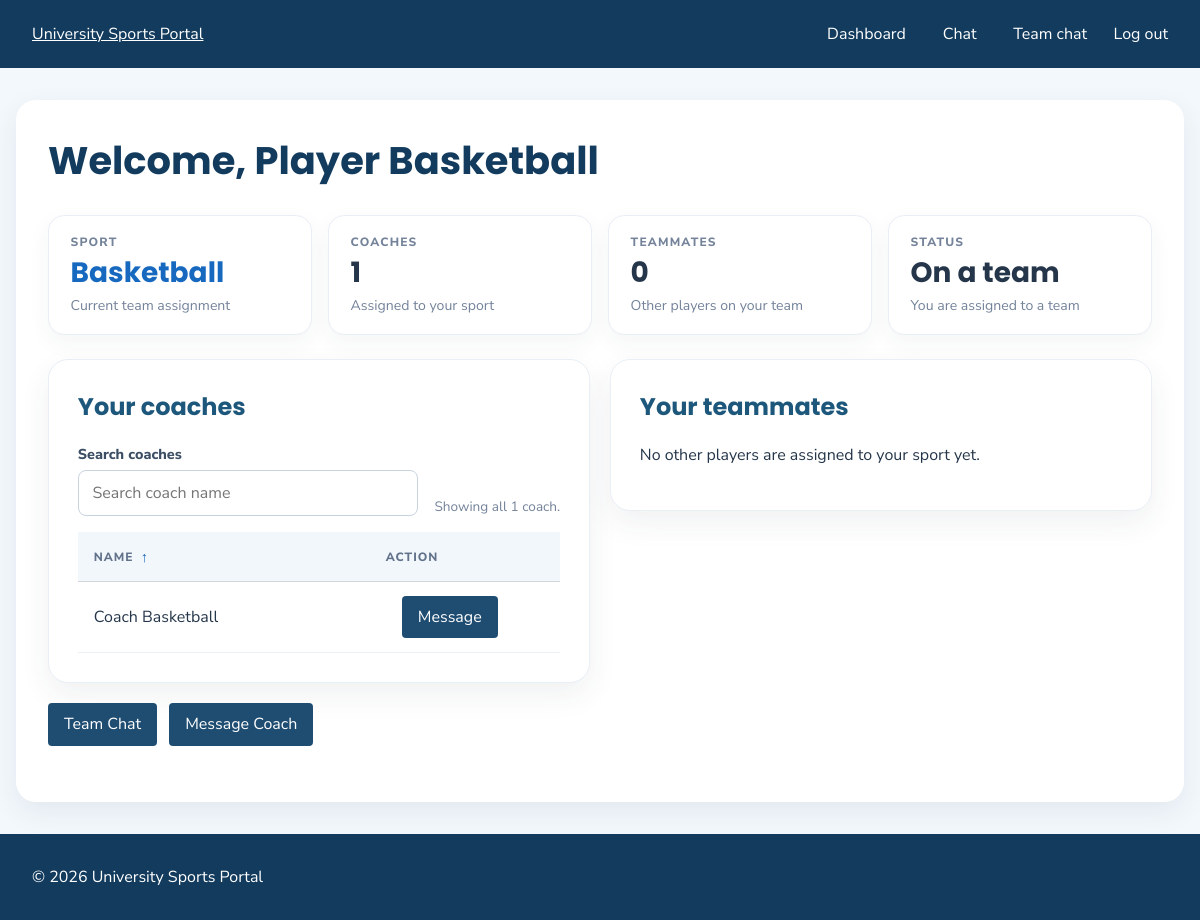
/player/dashboard.php (signed in), run on the app's committed database.
### tables this page shows
CREATE TABLE sports (
    id INT UNSIGNED NOT NULL AUTO_INCREMENT,
    name VARCHAR(100) NOT NULL,
    PRIMARY KEY (id),
    UNIQUE KEY uq_sports_name (name)
);

CREATE TABLE users (
    id INT UNSIGNED NOT NULL AUTO_INCREMENT,
    name VARCHAR(120) NOT NULL,
    email VARCHAR(254) NOT NULL,
    password_hash VARCHAR(255) NOT NULL,
    role ENUM('player', 'coach', 'hos') NOT NULL,
    sport_id INT UNSIGNED NULL,
    requested_sport_id INT UNSIGNED NULL,
    created_at TIMESTAMP NOT NULL DEFAULT CURRENT_TIMESTAMP,
    PRIMARY KEY (id),
    UNIQUE KEY uq_users_email (email),
    KEY idx_users_role_sport (role, sport_id),
    KEY idx_users_requested_sport (requested_sport_id),
    CONSTRAINT fk_users_sport
        FOREIGN KEY (sport_id) REFERENCES sports (id)
        ON UPDATE CASCADE ON DELETE RESTRICT,
    CONSTRAINT fk_users_requested_sport
        FOREIGN KEY (requested_sport_id) REFERENCES sports (id)
        ON UPDATE CASCADE ON DELETE SET NULL
);

### includes/auth_check.php (called while the page is built, shortened)
<?php
function app_url(string $path): string
{
    $scriptPath = str_replace('\\', '/', $_SERVER['SCRIPT_NAME'] ?? '/');
    $basePath = rtrim(str_replace('\\', '/', dirname($scriptPath)), '/');
    foreach (['/auth', '/api', '/player', '/coach', '/hos'] as $directory) {
        if (substr($basePath, -strlen($directory)) === $directory) {
            $basePath = substr($basePath, 0, -strlen($directory));
            break;
        }
    }
    return $basePath . '/' . ltrim($path, '/');
}

### player/dashboard.php (the view, shortened to what this page needs)
<?php
require_once __DIR__ . '/../includes/auth_check.php';
require_once __DIR__ . '/../config/db.php';
$accountQuery = $pdo->prepare(
    "SELECT sport_id, requested_sport_id FROM users
     WHERE id = :user_id AND role = 'player'
     LIMIT 1"
);
$accountQuery->execute(['user_id' => (int) $_SESSION['user_id']]);
$playerAccount = $accountQuery->fetch(PDO::FETCH_ASSOC);
$sport_id = $playerAccount['sport_id'] === null ? null : (int) $playerAccount['sport_id'];
$requested_sport_id = $playerAccount['requested_sport_id'] === null
    ? null
    : (int) $playerAccount['requested_sport_id'];
$playerStatus = $sport_id === null
    ? ($requested_sport_id === null ? 'No request' : 'Request pending')
    : 'On a team';
$sportName = 'Unassigned';
$coaches = [];
$teammates = [];
$availableSports = [];
$requestedSportName = null;
if ($sport_id !== null) {
    $sportQuery = $pdo->prepare('SELECT name FROM sports WHERE id = :sport_id');
    $sportQuery->execute(['sport_id' => $sport_id]);
    $sportName = $sportQuery->fetchColumn() ?: 'Unassigned';
    $coachesQuery = $pdo->prepare(
        "SELECT users.id, users.name FROM users
         WHERE users.role = 'coach' AND users.sport_id = :sport_id
         ORDER BY users.name, users.id"
    );
    $coachesQuery->execute(['sport_id' => $sport_id]);
    $coaches = $coachesQuery->fetchAll();
    $teammatesQuery = $pdo->prepare(
        "SELECT users.id, users.name FROM users
         WHERE users.role = 'player'
           AND users.sport_id = :sport_id
           AND users.id <> :user_id
         ORDER BY users.name, users.id"
    );
    $teammatesQuery->execute([
        'sport_id' => $sport_id,
        'user_id' => (int) $_SESSION['user_id'],
    ]);
    $teammates = $teammatesQuery->fetchAll();
}
$playerName = $_SESSION['name'] ?? 'Player';
require __DIR__ . '/../includes/header.php';
?>
<h1>Welcome, <?= htmlspecialchars($playerName, ENT_QUOTES, 'UTF-8') ?></h1>
<section class="coach-overview" aria-label="Player overview">
    <article class="coach-overview-card">
        <span class="coach-overview-label">Sport</span>
        <strong class="coach-overview-value coach-overview-sport">
            <?= htmlspecialchars($sportName, ENT_QUOTES, 'UTF-8') ?>
        </strong>
        <span class="coach-overview-detail">Current team assignment</span>
    </article>
    <article class="coach-overview-card">
        <span class="coach-overview-label">Coaches</span>
        <strong class="coach-overview-value"><?= count($coaches) ?></strong>
        <span class="coach-overview-detail">Assigned to your sport</span>
    </article>
    <article class="coach-overview-card">
        <span class="coach-overview-label">Teammates</span>
        <strong class="coach-overview-value"><?= count($teammates) ?></strong>
        <span class="coach-overview-detail">Other players on your team</span>
    </article>
    <article class="coach-overview-card">
        <span class="coach-overview-label">Status</span>
        <strong class="coach-overview-value"><?= htmlspecialchars($playerStatus, ENT_QUOTES, 'UTF-8') ?></strong>
        <span class="coach-overview-detail">
            <?= $sport_id === null
                ? 'Your team assignment status'
                : 'You are assigned to a team' ?>
        </span>
    </article>
</section>
<?php if ($sport_id === null): ?>
    <section class="transfer-portal" aria-labelledby="transfer-portal-heading">
        <p class="transfer-eyebrow">Transfer Portal</p>
        <h2 id="transfer-portal-heading">You are currently unassigned.</h2>
        <p>Request a new sport to join.</p>
        <?php if ($requested_sport_id !== null): ?>
            <p class="transfer-pending">
                Your request for
                <strong><?= htmlspecialchars($requestedSportName ?? 'your selected sport', ENT_QUOTES, 'UTF-8') ?></strong>
                is awaiting review.
            </p>
        <?php endif; ?>
        <form class="transfer-request-form" method="post"
              action="<?= htmlspecialchars(app_url('/player/request_sport.php'), ENT_QUOTES, 'UTF-8') ?>">
            <input type="hidden" name="csrf_token"
                   value="<?= htmlspecialchars($_SESSION['csrf_token'], ENT_QUOTES, 'UTF-8') ?>">
            <label for="requested-sport">Choose a sport</label>
            <select id="requested-sport" name="requested_sport_id" required>
                <option value="">Select a sport</option>
                <?php foreach ($availableSports as $availableSport): ?>
                    <option value="<?= (int) $availableSport['id'] ?>"
                        <?= $requested_sport_id === (int) $availableSport['id'] ? 'selected' : '' ?>>
                        <?= htmlspecialchars($availableSport['name'], ENT_QUOTES, 'UTF-8') ?>
                    </option>
                <?php endforeach; ?>
            </select>
            <button class="button" type="submit">Request to Join</button>
        </form>
    </section>
<?php else: ?>
    <div class="team-dashboard-grid">
    <section class="coach-card dashboard-table-section" aria-labelledby="player-coaches-heading">
    <h2 id="player-coaches-heading">Your coaches</h2>
    <?php if ($coaches === []): ?>
        <p>No coaches are assigned to your sport yet.</p>
    <?php else: ?>
        <div class="dashboard-table-container" data-table-container>
            <div class="dashboard-table-tools">
                <div>
                    <label for="player-coach-search">Search coaches</label>
                    <input id="player-coach-search" type="search" data-table-search
                           placeholder="Search coach name" autocomplete="off">
                </div>
                <p data-table-results aria-live="polite">
                </p>
            </div>
            <div class="table-wrap dashboard-table-wrap">
                <table class="dashboard-data-table" data-dashboard-table
                       data-item-label="coach" data-item-label-plural="coaches">
                    <thead>
                        <tr>
                            <th scope="col" aria-sort="ascending">
                                <button class="dashboard-sort-button" type="button" data-table-sort="0">
                                    Name <span aria-hidden="true" data-sort-indicator>↑</span>
                                </button>
                            </th>
                            <th scope="col">Action</th>
                        </tr>
                    </thead>
                    <tbody>
                        <?php foreach ($coaches as $coach): ?>
                            <tr data-table-row>
                                <td data-label="Name" data-search-cell><?= htmlspecialchars($coach['name'], ENT_QUOTES, 'UTF-8') ?></td>
                                <td data-label="Action">
                                    <a class="button button-message" href="<?= htmlspecialchars(
                                        app_url('/player/coach_chat.php?target_user_id=' . (int) $coach['id']),
                                        ENT_QUOTES,
                                        'UTF-8'
                                    ) ?>">Message</a>
                                </td>
                            </tr>
                        <?php endforeach; ?>
                    </tbody>
                </table>
            </div>
        </div>
    <?php endif; ?>
    </section>
    <section class="coach-card dashboard-table-section" aria-labelledby="player-teammates-heading">
    <h2 id="player-teammates-heading">Your teammates</h2>
    <?php if ($teammates === []): ?>
        <p>No other players are assigned to your sport yet.</p>
    <?php endif; ?>
    </section>
    <div class="dashboard-links">
            <a class="button" href="<?= htmlspecialchars(app_url('/player/team_chat.php'), ENT_QUOTES, 'UTF-8') ?>">
                Team Chat
            </a>
            <a class="button" href="<?= htmlspecialchars(app_url('/player/coach_chat.php'), ENT_QUOTES, 'UTF-8') ?>">
                Message Coach
            </a>
    </div>
    </div>
<?php endif; ?>
<?php require __DIR__ . '/../includes/footer.php'; ?>

### assets/css/style.css (style rules this page uses)
* { box-sizing: border-box; }
body { margin: 0; color: #243b53; background: #eef3f8; font-family: Arial, sans-serif; }
.page-content > h1 { margin-top: 0; color: #123b5d; font-size: clamp(1.75rem, 4vw, 2.4rem); }
label { display: block; margin: 1rem 0 0.35rem; }
input, select, textarea, button { max-width: 100%; padding: 0.65rem; font: inherit; }
input:not([type="checkbox"]):not([type="radio"]), select, textarea { width: 100%; color: #243b53; background: #fff; border: 1px solid #c7d3df; border-radius: 8px; }
.dashboard-links { display: flex; flex-wrap: wrap; gap: 0.75rem; margin: 1.5rem 0; }
.button, button { display: inline-block; padding: 0.65rem 1rem; color: #fff; background: #1f4d72; border: 0; border-radius: 4px; text-decoration: none; cursor: pointer; transition: background-color 160ms ease, transform 160ms ease; }
.table-wrap { overflow-x: auto; }
table { width: 100%; border-collapse: collapse; }
th { color: #23435f; background: #edf4f9; font-weight: 700; }
th, td { padding: 0.75rem; text-align: left; border-bottom: 1px solid #d1d5db; }
.coach-overview { display: grid; grid-template-columns: repeat(auto-fit, minmax(210px, 1fr)); gap: 1rem; margin-bottom: 1.5rem; }
.coach-overview-card { display: grid; min-width: 0; gap: 0.3rem; padding: 1.15rem 1.35rem; background: #fff; border: 1px solid #e8eff6; border-radius: 16px; box-shadow: 0 8px 22px rgba(37, 54, 74, 0.05); }
.coach-overview-label { color: var(--coach-muted); font-size: 0.75rem; font-weight: 800; letter-spacing: 0.1em; text-transform: uppercase; }
.coach-overview-value { overflow: hidden; color: var(--coach-ink); font-family: "Poppins", "Nunito Sans", Arial, sans-serif; font-size: clamp(1.25rem, 2.5vw, 1.75rem); line-height: 1.3; text-overflow: ellipsis; white-space: nowrap; }
.coach-overview-sport { color: #1769bf; }
.coach-overview-detail { color: var(--coach-muted); font-size: 0.88rem; }
.coach-card { min-width: 0; padding: clamp(1.25rem, 2.5vw, 1.8rem); background: #fff; border: 1px solid #e8eff6; border-radius: 20px; box-shadow: 0 12px 30px rgba(37, 54, 74, 0.07); }
.sports-dashboard { --coach-ink: #25364a; --coach-muted: #74839a; --coach-blue: #2879d0; --coach-teal: #17a89b; min-height: 100vh; color: #25364a; background: #f3f8fc; font-family: "Nunito Sans", Arial, sans-serif; }
.sports-dashboard h1, .sports-dashboard h2 { font-family: "Poppins", "Nunito Sans", Arial, sans-serif; }
.sports-dashboard .dashboard-table-section > h2:first-child { margin-top: 0; }
.sports-dashboard .dashboard-table-section > h2 { color: #1d577b; font-family: "Poppins", "Nunito Sans", Arial, sans-serif; }
.team-dashboard-grid { display: grid; grid-template-columns: repeat(2, minmax(0, 1fr)); align-items: start; gap: 1.25rem; }
.team-dashboard-grid .dashboard-links { grid-column: 1 / -1; margin-top: 0; }
.dashboard-table-container { min-width: 0; }
.dashboard-table-tools { display: grid; grid-template-columns: minmax(0, 1fr) auto; align-items: end; gap: 0.45rem 1rem; margin: 1rem 0; }
.dashboard-table-tools > div:first-child { min-width: 0; }
.dashboard-table-tools label { margin: 0 0 0.4rem; color: #3b4e63; font-size: 0.9rem; font-weight: 800; }
.dashboard-table-tools input, .dashboard-mobile-sort select { min-width: 0; padding: 0.7rem 0.85rem; color: var(--coach-ink); background: #f9fbfe; border: 1px solid #dce6f0; border-radius: 11px; }
.dashboard-table-tools > p { margin: 0; color: var(--coach-muted); font-size: 0.85rem; }
.sports-dashboard .dashboard-data-table { width: 100%; min-width: 560px; border-collapse: separate; border-spacing: 0; }
.sports-dashboard .dashboard-data-table th { padding: 0; color: #61728a; background: #f2f7fc; font-size: 0.75rem; font-weight: 800; letter-spacing: 0.08em; text-transform: uppercase; }
.dashboard-sort-button { display: inline-flex; width: 100%; align-items: center; gap: 0.45rem; padding: 0.9rem 1rem; color: inherit; background: transparent; border: 0; font: inherit; letter-spacing: inherit; text-align: left; text-transform: inherit; }
.dashboard-sort-button [data-sort-indicator] { color: #1769bf; font-size: 0.9rem; }
.sports-dashboard .dashboard-data-table td { padding: 0.85rem 1rem; border-bottom: 1px solid #e8eff6; }

### data on the page
sports: name "Basketball"
users: sport "On a team"
users: name "Coach Basketball"

### other printed values
$label "Dashboard"
$label "Chat"
$label "Team chat"
$playerName "Player Basketball"
count($coaches) "1"
count($teammates) "0"
